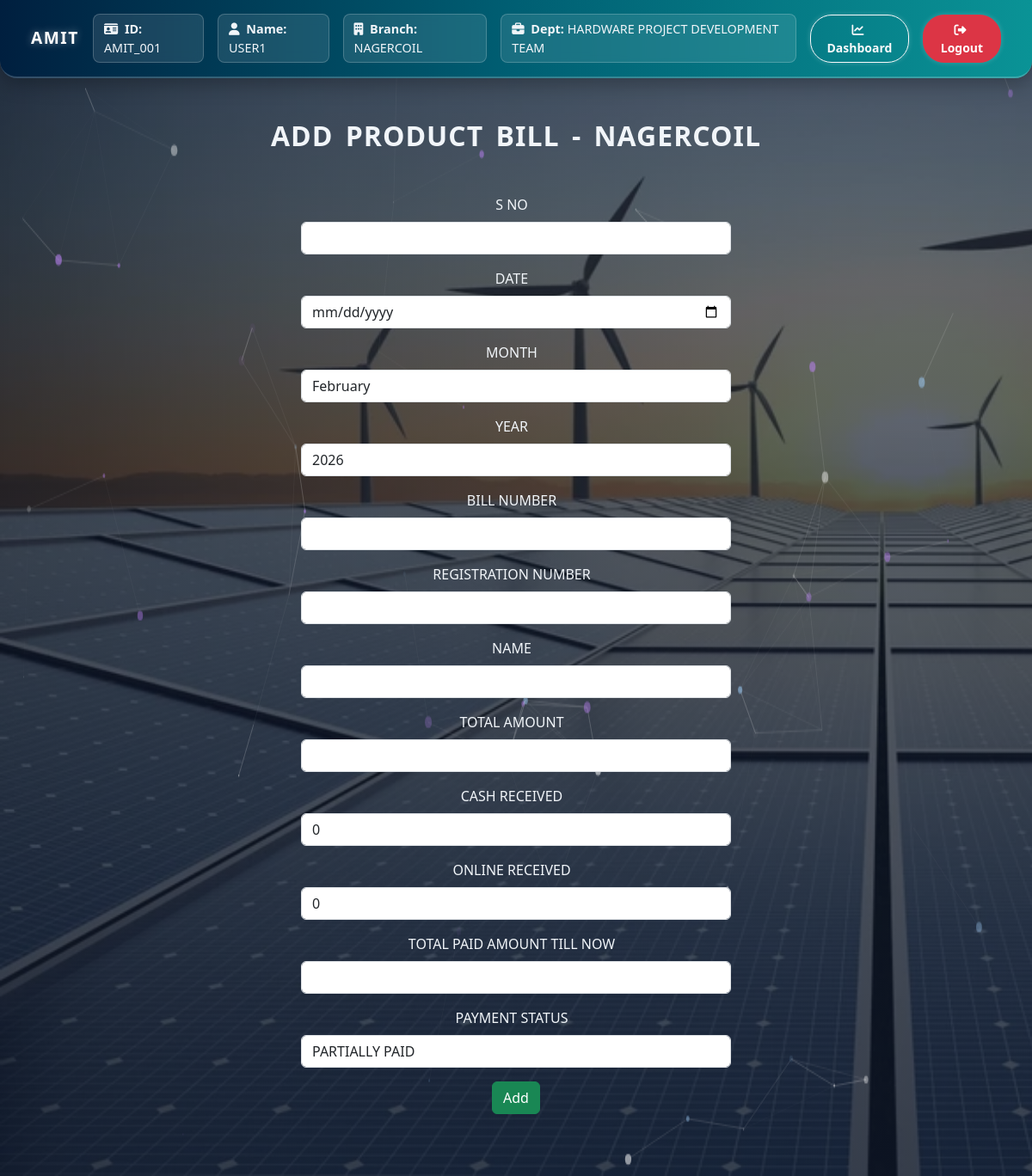
Page /billwise-payment/NAGERCOIL/PRODUCT/add/ (signed in) on the committed database.
### amit_logins/models.py (models this page shows, shortened)
class User(AbstractUser):
    DEPARTMENT_CHOICES = [
        ('HARDWARE PROJECT DEVELOPMENT TEAM', 'HARDWARE PROJECT DEVELOPMENT TEAM'),
        ('ADMIN TEAM', 'ADMIN TEAM'),
        ('ADMIN-MANAGEMENT WORK TEAM', 'ADMIN-MANAGEMENT WORK TEAM'),
    ]
    BRANCH_CHOICES = [
        ('NAGERCOIL', 'NAGERCOIL'),
    ]
    employee_name = models.CharField(max_length=100, null=True, blank=True)
    department = models.CharField(max_length=50, choices=DEPARTMENT_CHOICES)
    branch = models.CharField(max_length=20, choices=BRANCH_CHOICES)
    is_team_leader = models.BooleanField(default=False)
    is_approved = models.BooleanField(default=False)

### amit_logins/views.py (the view)
# urls.py: path('billwise-payment/<str:branch>/<str:bill_type>/add/', views.add_bill, name='add_bill'),
def add_bill(request, branch, bill_type):
    form_class = get_form(branch, bill_type)
    if request.method == 'POST':
        form = form_class(request.POST)
        if form.is_valid():
            form.save()
            return redirect('bill_list', branch=branch, bill_type=bill_type)
    else:
        form = form_class()
    return render(request, 'billwise/add_edit.html', {'form': form, 'branch': branch, 'bill_type': bill_type, 'action': 'Add'})

### amit_logins/views.py (called while the page is built)
def get_form(branch, bill_type):
    form_name = f"{branch}{bill_type}BILLForm"
    try:
        return globals()[form_name]
    except KeyError:
        raise ValueError(f"Form '{form_name}' not found.")

### amit_logins/templates/billwise/add_edit.html (shortened to what this page needs)
{% extends "logins/base.html" %}
{% load widget_tweaks %}
{% block content %}
<h2 class="text-center mt-5 text-uppercase" style="font-weight:900">{{ action }} {{ bill_type }} Bill - {{ branch }}</h2>
<center>
<div class=" addmain mt-5">
<form method="post">
    {% for field in form %}
            <div class="mb-3">
                <label for="{{ field.id_for_label }}" class="form-label">{{ field.label }}</label>
                {% render_field field class="form-control" %}
            </div>
        {% endfor %}
    <button type="submit" class="btn btn-success">{{ action }}</button>
</form>
</div>
</center>
<br><br><br>
{% endblock %}

### amit_logins/templates/logins/base.html (shortened to what this page needs)
{% load static %}
<!DOCTYPE html>
<html lang="en">
<head>
  <link href="https://cdn.jsdelivr.net/npm/bootstrap@5.3.5/dist/css/bootstrap.min.css" rel="stylesheet">
  <link rel="stylesheet" href="https://cdnjs.cloudflare.com/ajax/libs/font-awesome/6.4.0/css/all.min.css">
  <link href="https://cdn.jsdelivr.net/npm/bootstrap-icons@1.11.1/font/bootstrap-icons.css" rel="stylesheet">
</head>
<body>
  <div id="particles-js"></div>
  {% if user.is_authenticated %}
<nav class="navbar navbar-expand-lg navbar-dark custom-navbar px-4 py-3">
  <div class="container-fluid">
    <a class="navbar-brand fw-bold text-uppercase" href="#">
      AMIT
    </a>
    <div class="collapse navbar-collapse justify-content-end" id="navbarContent">
      <ul class="navbar-nav align-items-center gap-3">
        <li class="nav-item user-box">
          <i class="fa-solid fa-id-card me-1"></i> <strong>ID:</strong> {{ user.username }}
        </li>
        {% if not user.is_superuser %}
        <li class="nav-item user-box">
          <i class="fa-solid fa-user me-1"></i> <strong>Name:</strong> {{ user.employee_name }}
        </li>
        <li class="nav-item user-box">
          <i class="fa-solid fa-building me-1"></i> <strong>Branch:</strong> {{ user.branch }}
        </li>
        <li class="nav-item user-box">
          <i class="fa-solid fa-briefcase me-1"></i> <strong>Dept:</strong> {{ user.department }}
        </li>
        {% endif %}
        <li class="nav-item">
          <a href="{% url 'dashboard' %}" class="btn nav-btn btn-outline-light btn-sm">
            <i class="fa-solid fa-chart-line me-1"></i> Dashboard
          </a>
        </li>
        <li class="nav-item">
          <a href="{% url 'logout' %}" class="btn nav-btn btn-danger btn-sm">
            <i class="fa-solid fa-right-from-bracket me-1"></i> Logout
          </a>
        </li>
      </ul>
    </div>
  </div>
</nav>
{% endif %}
  <div class="container-fluid content-wrapper mt-4">
    {% block content %}
    {% endblock %}
  </div>
</body>
</html>

### rows in the picture
User: username "AMIT_001", employee_name "USER1", branch "NAGERCOIL", department "HARDWARE PROJECT DEVELOPMENT TEAM"

### other values in the picture
{{ action }} "ADD"
{{ bill_type }} "PRODUCT"
{{ field.label }} "S NO" "DATE" "MONTH" "YEAR" "BILL NUMBER" "REGISTRATION NUMBER" "NAME" "TOTAL AMOUNT" "CASH RECEIVED" "ONLINE RECEIVED" "TOTAL PAID AMOUNT TILL NOW" "PAYMENT STATUS"
{{ action }} "Add"
